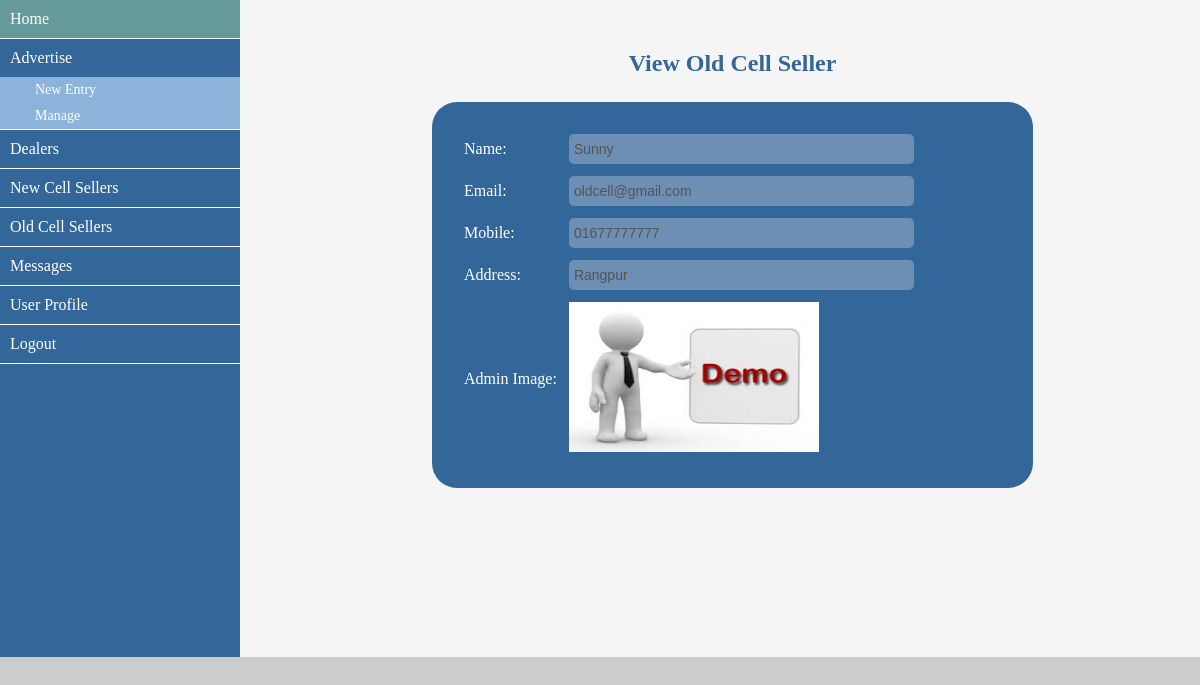
The app's page /admin/view_old_cell_seller.php?v=7 (signed in) with its own data.
### tables this page shows
CREATE TABLE `md_user` (
  `user_id` int(10) NOT NULL,
  `user_name` varchar(40) NOT NULL,
  `user_mail` varchar(40) NOT NULL,
  `user_pass` varchar(40) NOT NULL,
  `user_phone` varchar(20) NOT NULL,
  `user_address` varchar(20) NOT NULL,
  `user_type` varchar(20) NOT NULL,
  `user_image` varchar(100) NOT NULL
);

### admin/database.php (called while the page is built, shortened)
<?php
	$dbHost = "localhost";
	$dbUser = "root";
	$dbPass = "";
	$dbName = "db_md";
	$con = mysqli_connect($dbHost,$dbUser,$dbPass,$dbName);
	function selectData($query) {
		global $con;
		if ($con) {
			$result = mysqli_query($con,$query);
			if ($result) {
				return mysqli_fetch_assoc($result);
			} else {
				return false;
			}
		} else {
			echo "Database connection failed";
		}
	}
?>

### admin/view_old_cell_seller.php (the view)
<?php include_once('admin_sidebar.php'); ?>
		<div class="content">
			<div class="form_title cen">
				<h2  style="margin-top: 50px;">View Old Cell Seller</h2>
			</div>
			<div class="product_form">
				<table>
				<?php
					$id = $_GET['v'];
					$query = "SELECT * FROM md_user WHERE user_id='$id'";
					$result = selectData($query);
				?>
					<tr>
						<td>Name:</td>
						<td><input type="text" value="<?= $result['user_name']; ?>" disabled></td>
					</tr>
					<tr>
						<td>Email:</td>
						<td><input type="text" value="<?= $result['user_mail']; ?>" disabled></td>
					</tr>
					<tr>
						<td>Mobile:</td>
						<td><input type="text" value="<?= $result['user_phone']; ?>" disabled></td>
					</tr>
					<tr>
						<td>Address:</td>
						<td><input type="text" value="<?= $result['user_address']; ?>" disabled></td>
					</tr>
					<tr>
						<td>Admin Image:</td>
						<td><img src="uploads/demo.jpg" style="width: 250px; height: 150px;"></td>
					</tr>
				</table>
			</div>
		</div>
	</div>
</body>
</html>

### admin/assets/css/style.css (style rules this page uses)
* { margin: 0px; padding: 0px; outline: 0; }
body { font-family: verdana; background-color: #ccc; }
.container .content { width: 80%; float: left; background-color: whitesmoke; height: 657px; }
.content .form_title { width: 60%; float: left; }
.form_title h2 { margin-top: 50px; padding-left: 25px; color: #336699; }
.content .product_form { width: 60%; margin-left: 20%; float: left; background-color: #336699; margin-top: 25px; padding-top: 25px; padding-bottom: 25px; padding-left: 25px; color: white; border-radius:25px; }
.product_form td { padding: 5px; }
.product_form input,select { width: 340px; height: 30px; font-size: 14px; border-radius: 5px; border: none; padding-left: 5px; }
.content .cen { width: 100%; float: left; }
.cen h2 { text-align: center; }

### records on screen
md_user: user_name "Sunny", user_mail "oldcell@gmail.com", user_phone "01677777777", user_address "Rangpur"
